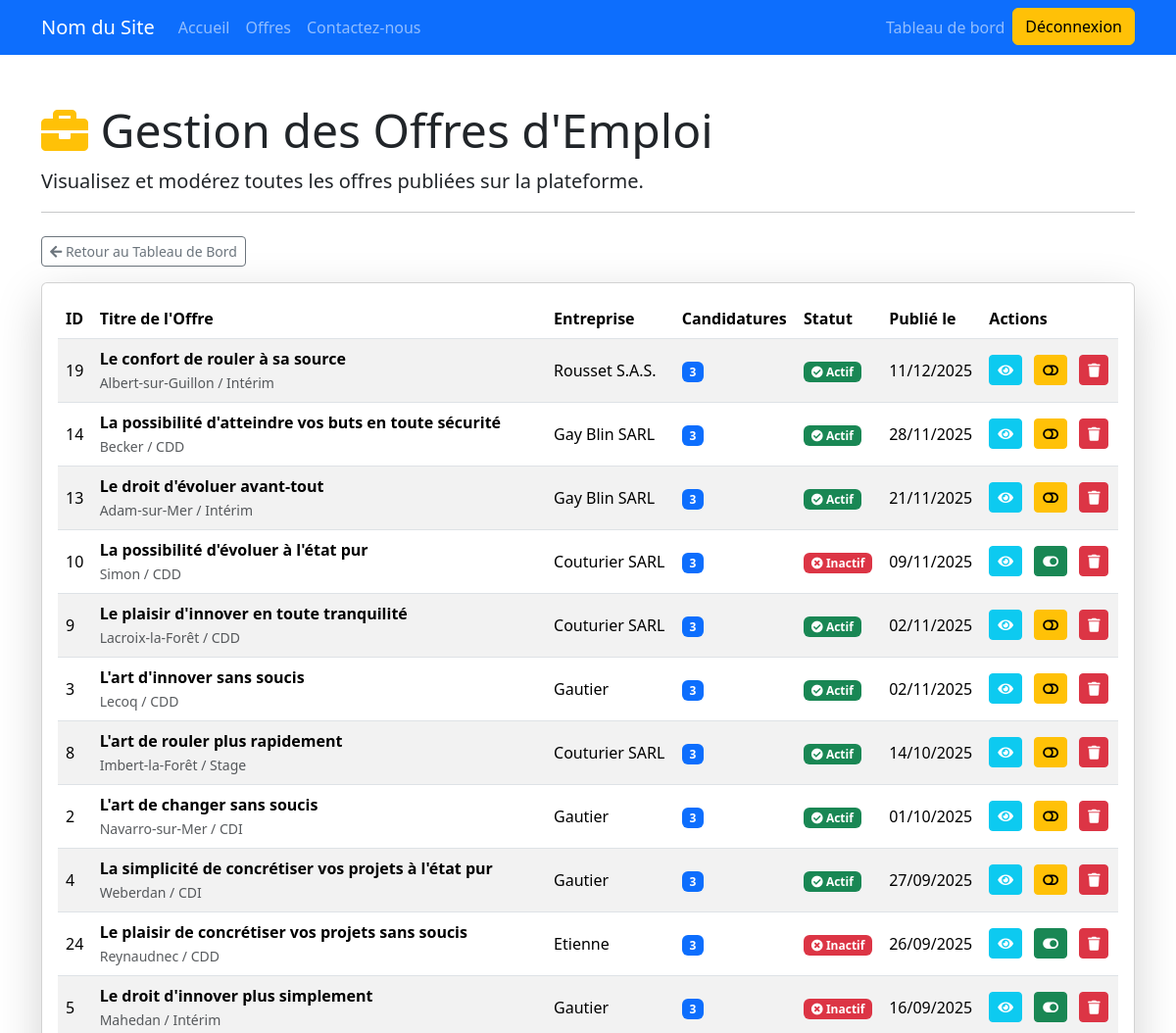
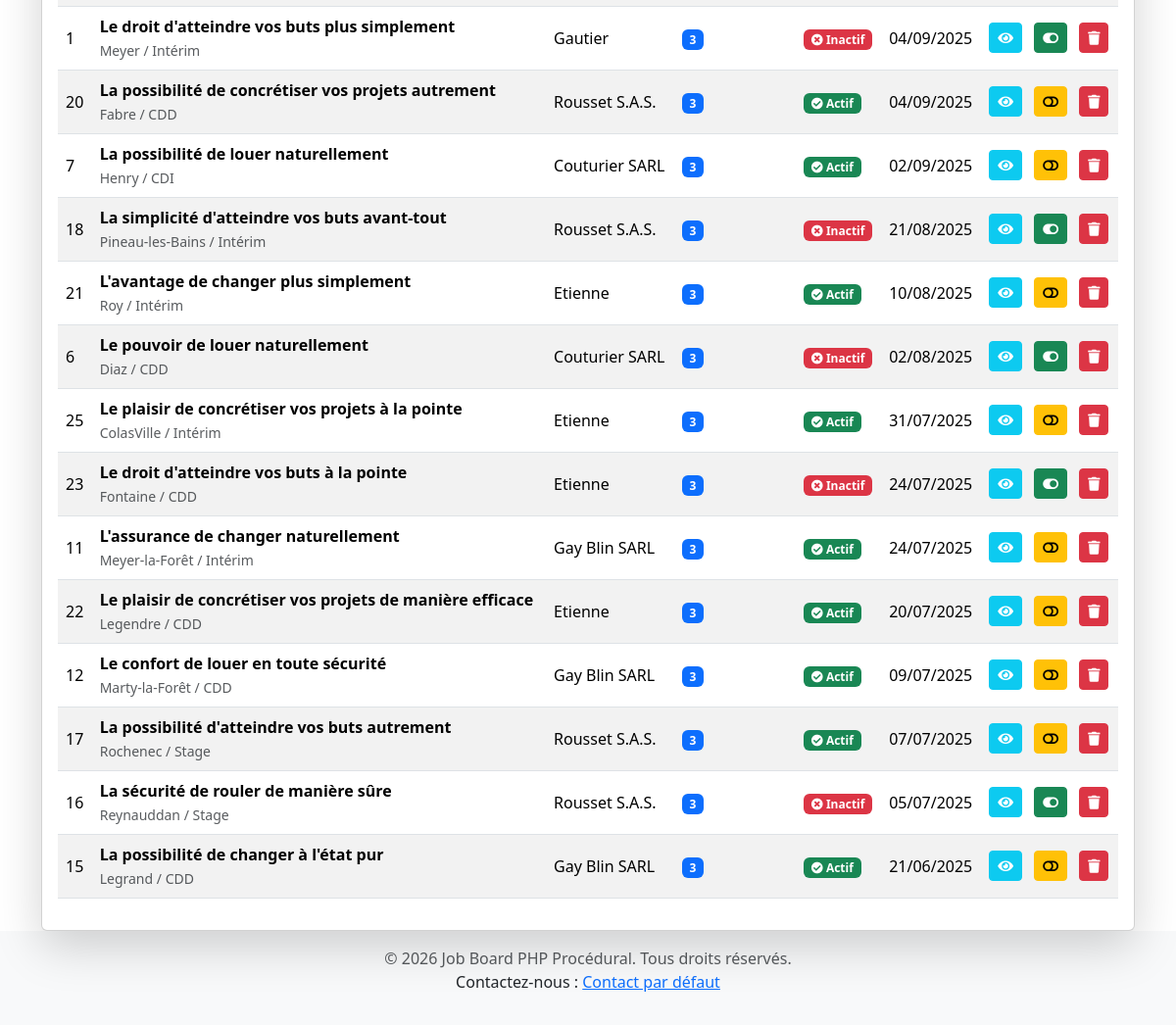
The page /index.php?page=admin_jobs (signed in) on the database its author committed (2 pictures, top to bottom).
### tables this page shows
CREATE TABLE `offres_emploi` (
  `id` int(11) NOT NULL,
  `employeur_id` int(11) NOT NULL,
  `titre` varchar(255) NOT NULL,
  `description` text NOT NULL,
  `lieu` varchar(100) NOT NULL,
  `salaire` varchar(100) DEFAULT NULL,
  `type_contrat` enum('CDI','CDD','Intérim','Stage','Freelance') NOT NULL DEFAULT 'CDI',
  `date_publication` datetime NOT NULL DEFAULT current_timestamp(),
  `est_actif` tinyint(1) NOT NULL DEFAULT 1
);

CREATE TABLE `utilisateurs` (
  `id` int(11) NOT NULL,
  `nom` varchar(255) NOT NULL,
  `email` varchar(255) NOT NULL,
  `mot_de_passe` varchar(255) NOT NULL,
  `role` enum('candidat','employeur','admin') NOT NULL DEFAULT 'candidat',
  `date_inscription` datetime NOT NULL DEFAULT current_timestamp(),
  `photo_profil_chemin` varchar(255) DEFAULT NULL
);

### includes/functions.php (called while the page is built, shortened)
<?php
function get_all_jobs_for_admin($pdo) {
    $sql = "SELECT
                o.id, o.titre, o.lieu, o.type_contrat, o.date_publication, o.est_actif,
                u.nom AS nom_entreprise,
                (SELECT COUNT(*) FROM candidatures c WHERE c.offre_id = o.id) AS total_candidatures
            FROM offres_emploi o
            JOIN utilisateurs u ON o.employeur_id = u.id
            ORDER BY o.date_publication DESC";
    try {
        $stmt = $pdo->query($sql);
        return $stmt->fetchAll();
    } catch (PDOException $e) {
        error_log("DB Error fetching all jobs for admin: " . $e->getMessage());
        return [];
    }
}
?>

### views/admin_jobs.php (the view, shortened to what this page needs)
<?php
global $pdo;
$jobs = get_all_jobs_for_admin($pdo);
?>
<div class="container mt-5">
    <header class="mb-4">
        <h1 class="display-5"><i class="fas fa-briefcase text-warning"></i> Gestion des Offres d'Emploi</h1>
        <p class="lead">Visualisez et modérez toutes les offres publiées sur la plateforme.</p>
        <hr>
    </header>
    <a href="index.php?page=dashboard_admin" class="btn btn-sm btn-outline-secondary mb-3">
        <i class="fas fa-arrow-left"></i> Retour au Tableau de Bord
    </a>
    <div class="card shadow-lg">
        <div class="card-body">
            <div class="table-responsive">
                <table class="table table-striped table-hover align-middle">
                    <thead>
                        <tr>
                            <th>ID</th>
                            <th>Titre de l'Offre</th>
                            <th>Entreprise</th>
                            <th>Candidatures</th>
                            <th>Statut</th>
                            <th>Publié le</th>
                            <th>Actions</th>
                        </tr>
                    </thead>
                    <tbody>
                        <?php foreach ($jobs as $job): ?>
                        <tr>
                            <td><?php echo $job['id']; ?></td>
                            <td>
                                <strong><?php echo htmlspecialchars($job['titre']); ?></strong><br>
                                <small class="text-muted"><?php echo htmlspecialchars($job['lieu']); ?> / <?php echo htmlspecialchars($job['type_contrat']); ?></small>
                            </td>
                            <td><?php echo htmlspecialchars($job['nom_entreprise']); ?></td>
                            <td>
                                <span class="badge bg-primary"><?php echo $job['total_candidatures']; ?></span>
                            </td>
                            <td>
                                <?php if ($job['est_actif']): ?>
                                    <span class="badge bg-success"><i class="fas fa-check-circle"></i> Actif</span>
                                <?php else: ?>
                                    <span class="badge bg-danger"><i class="fas fa-times-circle"></i> Inactif</span>
                                <?php endif; ?>
                            </td>
                            <td><?php echo date('d/m/Y', strtotime($job['date_publication'])); ?></td>
                            <td>
                                <a href="index.php?page=job_details&id=<?php echo $job['id']; ?>" class="btn btn-sm btn-info me-2" title="Voir les détails publics">
                                    <i class="fas fa-eye text-white"></i>
                                </a>
                                <?php
                                $new_status = $job['est_actif'] ? 0 : 1;
                                $btn_class = $job['est_actif'] ? 'btn-warning' : 'btn-success';
                                $btn_icon = $job['est_actif'] ? 'fas fa-toggle-off' : 'fas fa-toggle-on';
                                $title_text = $job['est_actif'] ? 'Désactiver' : 'Activer';
                                ?>
                                <a href="process_admin_action.php?action=toggle_job_status&id=<?php echo $job['id']; ?>&status=<?php echo $new_status; ?>"
                                   class="btn btn-sm <?php echo $btn_class; ?> me-2"
                                   onclick="return confirm('Voulez-vous vraiment <?php echo $title_text; ?> cette offre ?')"
                                   title="<?php echo $title_text; ?>">
                                    <i class="<?php echo $btn_icon; ?>"></i>
                                </a>
                                <a href="process_admin_action.php?action=delete_admin_job&id=<?php echo $job['id']; ?>"
                                   class="btn btn-sm btn-danger"
                                   onclick="return confirm('ATTENTION : Êtes-vous sûr de vouloir SUPPRIMER DÉFINITIVEMENT cette offre et toutes ses candidatures ?')"
                                   title="Supprimer définitivement">
                                    <i class="fas fa-trash"></i>
                                </a>
                            </td>
                        </tr>
                        <?php endforeach; ?>
                    </tbody>
                </table>
            </div>
        </div>
    </div>
</div>

### views/header.php (style rules this page uses)
body { padding-top: 56px; }

### rows shown on the page
offres_emploi: id "19", titre "Le confort de rouler à sa source", lieu "Albert-sur-Guillon", type_contrat "Intérim", employeur.nom "Rousset S.A.S.", total_candidatures "3", est_actif 1 (drawn), date_publication "11/12/2025"
offres_emploi: id "14", titre "La possibilité d'atteindre vos buts en toute sécurité", lieu "Becker", type_contrat "CDD", employeur.nom "Gay Blin SARL", total_candidatures "3", est_actif 1 (drawn), date_publication "28/11/2025"
offres_emploi: id "13", titre "Le droit d'évoluer avant-tout", lieu "Adam-sur-Mer", type_contrat "Intérim", employeur.nom "Gay Blin SARL", total_candidatures "3", est_actif 1 (drawn), date_publication "21/11/2025"
offres_emploi: id "10", titre "La possibilité d'évoluer à l'état pur", lieu "Simon", type_contrat "CDD", employeur.nom "Couturier SARL", total_candidatures "3", est_actif 0 (drawn), date_publication "09/11/2025"
offres_emploi: id "9", titre "Le plaisir d'innover en toute tranquilité", lieu "Lacroix-la-Forêt", type_contrat "CDD", employeur.nom "Couturier SARL", total_candidatures "3", est_actif 1 (drawn), date_publication "02/11/2025"
offres_emploi: id "3", titre "L'art d'innover sans soucis", lieu "Lecoq", type_contrat "CDD", employeur.nom "Gautier", total_candidatures "3", est_actif 1 (drawn), date_publication "02/11/2025"
offres_emploi: id "8", titre "L'art de rouler plus rapidement", lieu "Imbert-la-Forêt", type_contrat "Stage", employeur.nom "Couturier SARL", total_candidatures "3", est_actif 1 (drawn), date_publication "14/10/2025"
offres_emploi: id "2", titre "L'art de changer sans soucis", lieu "Navarro-sur-Mer", type_contrat "CDI", employeur.nom "Gautier", total_candidatures "3", est_actif 1 (drawn), date_publication "01/10/2025"
offres_emploi: id "4", titre "La simplicité de concrétiser vos projets à l'état pur", lieu "Weberdan", type_contrat "CDI", employeur.nom "Gautier", total_candidatures "3", est_actif 1 (drawn), date_publication "27/09/2025"
offres_emploi: id "24", titre "Le plaisir de concrétiser vos projets sans soucis", lieu "Reynaudnec", type_contrat "CDD", employeur.nom "Etienne", total_candidatures "3", est_actif 0 (drawn), date_publication "26/09/2025"
offres_emploi: id "5", titre "Le droit d'innover plus simplement", lieu "Mahedan", type_contrat "Intérim", employeur.nom "Gautier", total_candidatures "3", est_actif 0 (drawn), date_publication "16/09/2025"
offres_emploi: id "1", titre "Le droit d'atteindre vos buts plus simplement", lieu "Meyer", type_contrat "Intérim", employeur.nom "Gautier", total_candidatures "3", est_actif 0 (drawn), date_publication "04/09/2025"
offres_emploi: id "20", titre "La possibilité de concrétiser vos projets autrement", lieu "Fabre", type_contrat "CDD", employeur.nom "Rousset S.A.S.", total_candidatures "3", est_actif 1 (drawn), date_publication "04/09/2025"
offres_emploi: id "7", titre "La possibilité de louer naturellement", lieu "Henry", type_contrat "CDI", employeur.nom "Couturier SARL", total_candidatures "3", est_actif 1 (drawn), date_publication "02/09/2025"
offres_emploi: id "18", titre "La simplicité d'atteindre vos buts avant-tout", lieu "Pineau-les-Bains", type_contrat "Intérim", employeur.nom "Rousset S.A.S.", total_candidatures "3", est_actif 0 (drawn), date_publication "21/08/2025"
offres_emploi: id "21", titre "L'avantage de changer plus simplement", lieu "Roy", type_contrat "Intérim", employeur.nom "Etienne", total_candidatures "3", est_actif 1 (drawn), date_publication "10/08/2025"
offres_emploi: id "6", titre "Le pouvoir de louer naturellement", lieu "Diaz", type_contrat "CDD", employeur.nom "Couturier SARL", total_candidatures "3", est_actif 0 (drawn), date_publication "02/08/2025"
offres_emploi: id "25", titre "Le plaisir de concrétiser vos projets à la pointe", lieu "ColasVille", type_contrat "Intérim", employeur.nom "Etienne", total_candidatures "3", est_actif 1 (drawn), date_publication "31/07/2025"
offres_emploi: id "23", titre "Le droit d'atteindre vos buts à la pointe", lieu "Fontaine", type_contrat "CDD", employeur.nom "Etienne", total_candidatures "3", est_actif 0 (drawn), date_publication "24/07/2025"
offres_emploi: id "11", titre "L'assurance de changer naturellement", lieu "Meyer-la-Forêt", type_contrat "Intérim", employeur.nom "Gay Blin SARL", total_candidatures "3", est_actif 1 (drawn), date_publication "24/07/2025"
offres_emploi: id "22", titre "Le plaisir de concrétiser vos projets de manière efficace", lieu "Legendre", type_contrat "CDD", employeur.nom "Etienne", total_candidatures "3", est_actif 1 (drawn), date_publication "20/07/2025"
offres_emploi: id "12", titre "Le confort de louer en toute sécurité", lieu "Marty-la-Forêt", type_contrat "CDD", employeur.nom "Gay Blin SARL", total_candidatures "3", est_actif 1 (drawn), date_publication "09/07/2025"
offres_emploi: id "17", titre "La possibilité d'atteindre vos buts autrement", lieu "Rochenec", type_contrat "Stage", employeur.nom "Rousset S.A.S.", total_candidatures "3", est_actif 1 (drawn), date_publication "07/07/2025"
offres_emploi: id "16", titre "La sécurité de rouler de manière sûre", lieu "Reynauddan", type_contrat "Stage", employeur.nom "Rousset S.A.S.", total_candidatures "3", est_actif 0 (drawn), date_publication "05/07/2025"
offres_emploi: id "15", titre "La possibilité de changer à l'état pur", lieu "Legrand", type_contrat "CDD", employeur.nom "Gay Blin SARL", total_candidatures "3", est_actif 1 (drawn), date_publication "21/06/2025"

### other values the page prints
$GLOBALS['settings']['site_name'] "Nom du Site"
$GLOBALS['settings']['contact_email'] "Contact par défaut"
